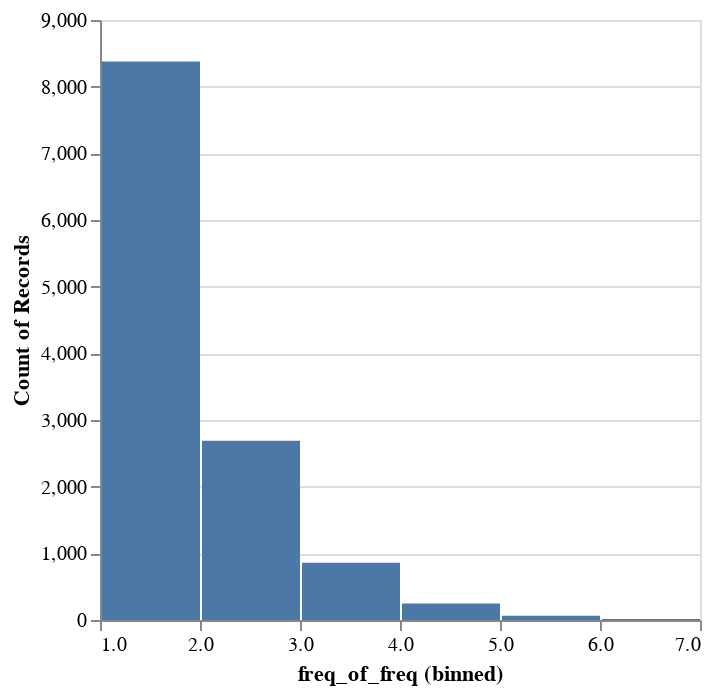

Notebook code for this chart:
### Code cell
from mturk import process_listener as pl
from mturk import guess_id as guess
# adds annotations

def aggregate_all():
    examples = []
    listener_log = []
    for h in hits[2:]:
        print('processing', h)
        speaker_path = os.path.join('hits', h, 'speaker.jsonl')
        listener_path = os.path.join('hits', h, 'listener.raw.jsonl')
        lines = [QueryLine(line.strip()) for line in open(speaker_path, 'r').readlines()]
        examples += [l for l in lines if l.is_example()]
        listener_log += [QueryLine(line.strip()) for line in open(listener_path, 'r').readlines()]
#     formulas = [l.example()['targetFormula'] for l in examples]
#     paths = list(map(lambda x: reduce_formula(x), formulas))
    paths = [reduce_formula(l.example()['targetFormula'])
             + guess.hash_query(l.json, keys=['context']) for l in examples]
    pathsset = set(paths)
    pathcounter = collections.Counter(paths)
    countisone = [k for k in pathcounter.keys() if pathcounter[k] == 1]
    freqfreq = pathcounter.values()
    spec = {
      "data": {"values": [{"freq_of_freq": v} for v in freqfreq]},
      "mark": "bar",
      "encoding": {
        "x": {
          "field": "freq_of_freq",
          "type": "quantitative",
          "bin": {"step": 1} 
        },
        "y": {
          "aggregate": "count",
          "type": "quantitative"
        }
      }
    }
    chart = alt.VegaLite(spec)
    display(chart)
    print(len(paths), len(pathsset), len(countisone))
    
    pl.process_listener(examples, listener_log)
    speakers, listeners = pl.aggregate_turker(examples)
    print('got {} examples, {} listeners log'.format(len(examples), len(listener_log)))
    return speakers, listeners

speakers, listeners = aggregate_all()

### Figure 1 — Vega-Lite specification as saved in the notebook (floating-point values rounded to 4 significant figures; data arrays with more than 128 entries replaced by an {"elided": "..."} marker saying what was removed)
{"data": {"values": {"elided": "12248 records"}}, "encoding": {"x": {"bin": {"step": 1}, "field": "freq_of_freq", "type": "quantitative"}, "y": {"aggregate": "count", "type": "quantitative"}}, "mark": "bar"}
